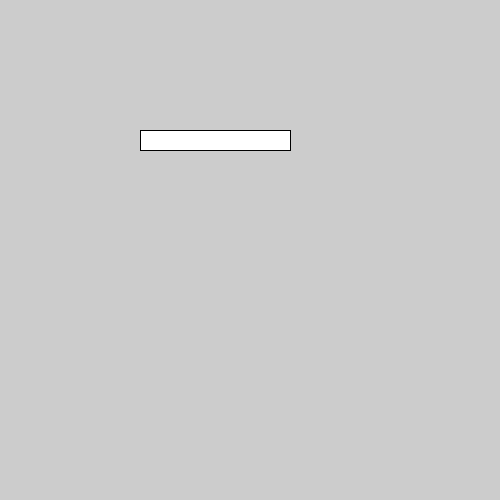
Frame 1 (no input)
Frame 60 (the mouse pressed at the canvas centre just before this capture): identical to frame 1, image omitted
Frame 120 (the mouse held since frame 60 and released just before this capture): identical to frame 1, image omitted

The Processing sketch that drew this single still picture (run headless with seeded random() and noise(); from frame 60 on, the mouse is pressed at the canvas centre):

// Processing sketch: Corner_Rotation
// ── Corner_Rotation.pde
void setup() {
  size(500, 500);
}

void draw(){
  rotate(mouseX / 50.0);
  rect(140,130,150,20);
  
}
